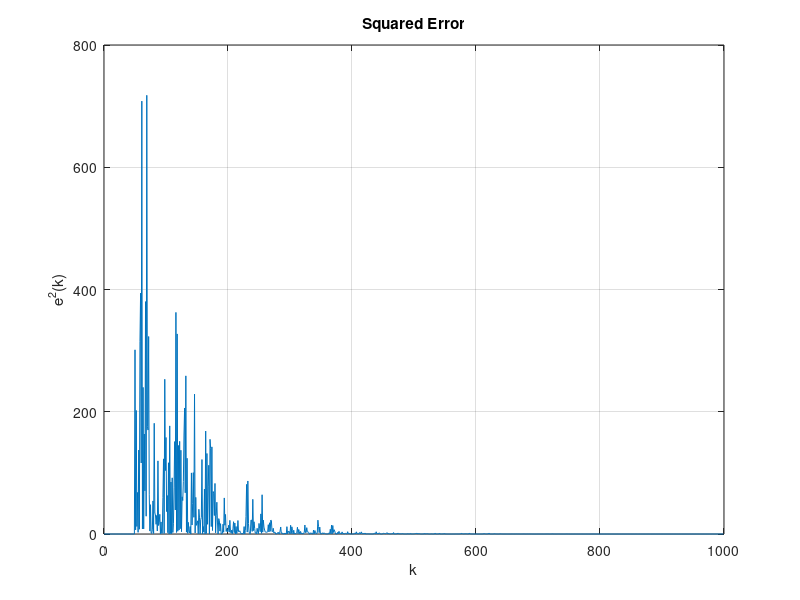
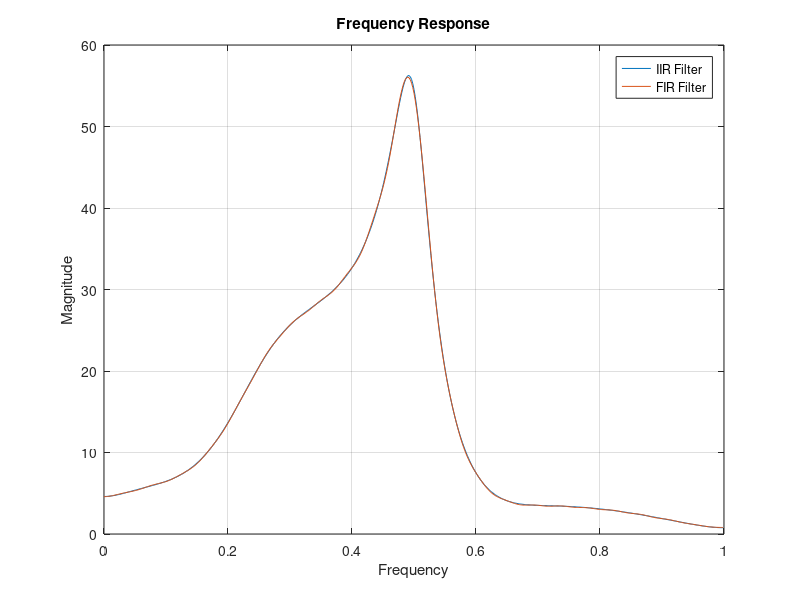

These figures' MATLAB source, in order:
% Load the input signal from the file "x.mat"
load x.mat

% Define the coefficients of the given IIR filter
b = [2 -3 -1 0 4 5 -8]; % Numerator coefficients
a = [1 -1.6 1.75 -1.436 0.6814 -0.1134 -0.0648]; % Denominator coefficients

% Filter the input signal with the IIR filter
d = filter(b,a,x);

% Define the order and step size of the FIR filter
m = 50; % Order of the filter
mu = 0.01; % Step size

% Initialize the FIR filter coefficients as zeros
w = zeros(m+1,1);

% Iterating over the input signal:
% Update the FIR filter output, error, and coefficients:
N = length(x); 
y = zeros(N,1); % Initiallizng y
e = zeros(N,1); % Initiallizing e
for k = m+1:N
    % Input vector of length m+1
    u = x(k:-1:k-m);
    % Reshape u into a column vector of size m+1 by 1
    u = reshape(u,m+1,1);
    % Output as product of coefficients and input vector
    y(k) = w'*u;
    % Error = difference between wanted output and actual output
    e(k) = d(k)-y(k); 
    % Updating coefficients
    w = w + 2*mu*e(k)*u; 
end

% Calculate the squared error e^2(k) for each iteration k
e2 = e.^2;

% Plot e^2(k) as a function of k
figure(1)
plot(0:N-1,e2)
xlabel('k')
ylabel('e^2(k)')
title('Squared Error')
grid on

%Plotting the magnitude of the frequency response of the IIR filter and the FIR filter
figure(2)
[h_iir,w_iir] = freqz(b,a); % Frequency response of the IIR filter
%for FIR filters denominator coefficient is 1 
[h_fir,w_fir] = freqz(w,1); % Frequency response of the FIR filter
plot(w_iir/pi,abs(h_iir),w_fir/pi,abs(h_fir))
xlabel('Frequency')
ylabel('Magnitude')
legend('IIR Filter','FIR Filter')
title('Frequency Response')
grid on
